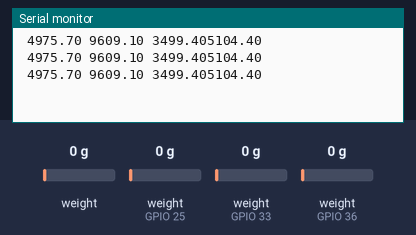
A sketch run on a simulated ESP32. On the bench: the last lines printed to the serial monitor. Inputs (shaded band) come from the test bench; at power-on: weight on the scale 0 g, weight on the scale (sensors on GPIO 25, GPIO 33, GPIO 36) 0 g.

Above: at 1.3 s.
1.4 s: weight on the scale (sensor 0) set to 100 g
At 1.67 s:
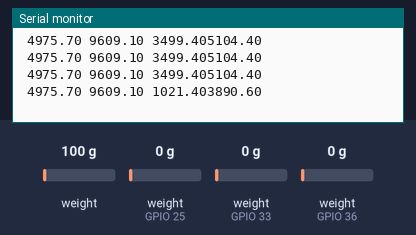
4.4 s: weight on the scale (sensor on GPIO 25) set to 100 g
At 4.51 s:
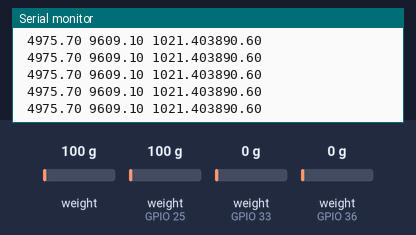
5.9 s: weight on the scale (sensor on GPIO 33) set to 100 g
At 6.14 s:
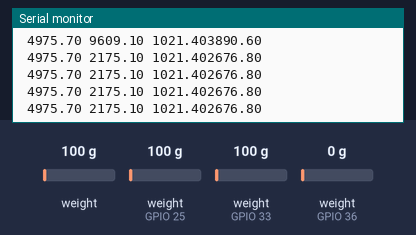
7.4 s: weight on the scale (sensor 0) set to 1250 g
At 7.76 s:
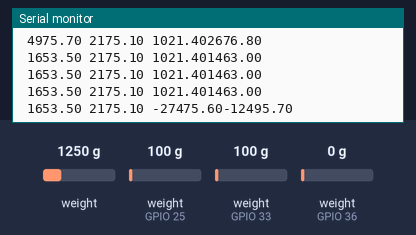
10.4 s: weight on the scale (sensor on GPIO 25) set to 1250 g
At 10.6 s:
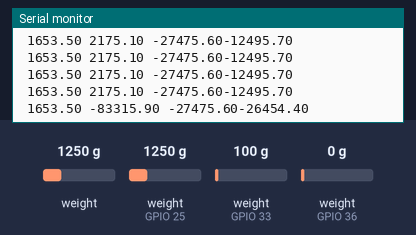
11.9 s: weight on the scale (sensor on GPIO 33) set to 1250 g
At 12.22 s:
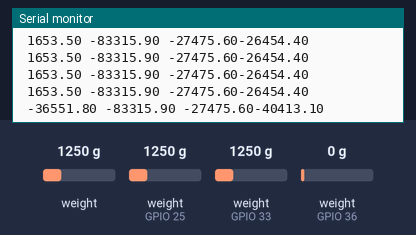
Timing chart, 0 to 14.4 s (numbered marks = the images above; inputs shaded):
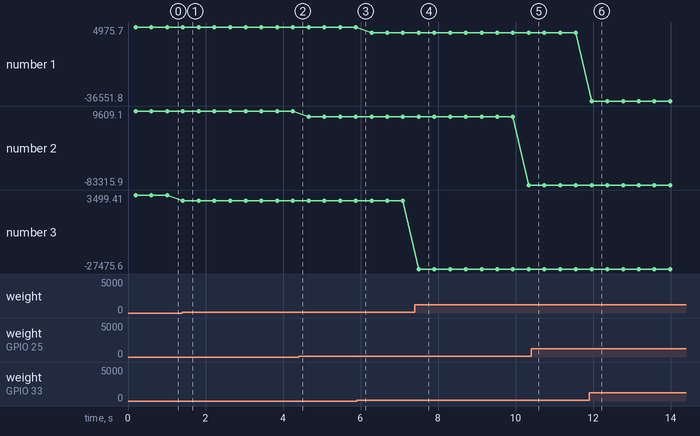

The sketch:

PTTest.ino
```cpp
/*
TE
1. Read sensor data
2. Send sensor data to COM ESP32
3. Recieve servo commands from COM ESP32
4. Send PWM signals to servos
*/
#include <esp_now.h>
#include <WiFi.h>
#include <Wire.h>
#include <Arduino.h>
#include "HX711.h"
#include <SPI.h>
#include "Adafruit_MAX31855.h"


//define pins to use for the various sensors and connections. define takes up less space on the chip
#define ONBOARD_LED  13
#define PTDOUT1 36 //PT-O1
#define CLKPT1 27
#define PTDOUT2 39 //PT-O2
#define CLKPT2 27
#define PTDOUT3 34 //PT-E1
#define CLKPT3 27
#define PTDOUT4 35 //PT-E2
#define CLKPT4 27
#define PTDOUT5 32 //PT-C1
#define CLKPT5 27
#define PTDOUT6 33 //LC1
#define CLKPT6 27
#define PTDOUT7 25
#define CLKPT7 27
#define PTDOUT8 26
#define CLKPT8 27


//test


float pt1=-1;
float pt2=-1;
float pt3=-1;
float pt4=-1;
float pt5=-1;
float pt6=-1;
float pt7=-1;
float pt8=-1;

//define servo min and max values
#define SERVO_MIN_USEC (900)
#define SERVO_MAX_USEC (2100)

//Initialize the PT and LC sensor objects which use the HX711 breakout board
HX711 scale1;
HX711 scale2;
HX711 scale3;
HX711 scale4;
HX711 scale5;
HX711 scale6;
HX711 scale7;
HX711 scale8;


void setup() {

//set gains for pt pins
  scale1.begin(PTDOUT1, CLKPT1);
  scale1.set_gain(64);
     //Sets the pin as an input

//set gains for pt pins
  scale2.begin(PTDOUT2, CLKPT2);
  scale2.set_gain(64);

  //set gains for pt pins
  scale3.begin(PTDOUT3, CLKPT3);
  scale3.set_gain(64);

  //set gains for pt pins
  scale4.begin(PTDOUT4, CLKPT4);
  scale4.set_gain(64);

  //set gains for pt pins
  scale5.begin(PTDOUT5, CLKPT5);
  scale5.set_gain(64);

  //set gains for pt pins
  scale6.begin(PTDOUT6, CLKPT6);
  scale6.set_gain(64);

//set gains for pt pins
  scale7.begin(PTDOUT7, CLKPT7);
  scale7.set_gain(64);


  Serial.begin(115200);

}

void loop() {

  getReadings();

  delay(5);
}

void getReadings(){


 pt1 = scale1.read();
//       Serial.print(" ");

// Serial.print((pt6+pt7+pt8)*-0.0289 +5104.4);

//  pt2 = scale2.read();
//       Serial.print(" ");
//
// Serial.print(pt2*);
//
//  pt3 = scale3.read();
//       Serial.print(" ");
//
// Serial.print(pt3);
//
//  pt4 = scale4.read();
//       Serial.print(" ");
//
// Serial.print(pt4);
//
//  pt5 = scale5.read();
//       Serial.print(" ");
//
// Serial.print(pt5);
//
  pt6 = scale6.read();
       Serial.print(" ");

 Serial.print(pt6*-0.0791+4975.7);

  pt7 = scale7.read();
       Serial.print(" ");

 //Serial.println(pt7);

Serial.print(pt7*-0.177+9609.1);

  pt8 = scale8.read();
       Serial.print(" ");

 //Serial.println(pt8);

  Serial.print(pt8*-0.059+3499.4);


 Serial.println((pt6+pt7+pt8)*-0.0289 +5104.4);


}
```

Measured:
- after the input at 1.4 s, the serial monitor: prints a new line at once (image 1)
- after the input at 7.4 s, the serial monitor: prints a new line after 0.10 s (image 4)
- after the input at 11.9 s, the serial monitor: prints a new line after 0.06 s (image 6)
- plotted number 1: 4975.7 → 1653.5 after the input at 5.9 s, 1653.5 → -36551.8 after the input at 11.9 s
- plotted number 2: 9609.1 → 2175.1 after the input at 4.4 s, 2175.1 → -83315.9 after the input at 7.4 s
- plotted number 3: 3499.41 → 1021.4 after the input at 1.4 s, 1021.4 → 1021.4 after the input at 4.4 s, 1021.4 → 1021.4 after the input at 5.9 s, 1021.4 → -27475.6 after the input at 7.4 s
